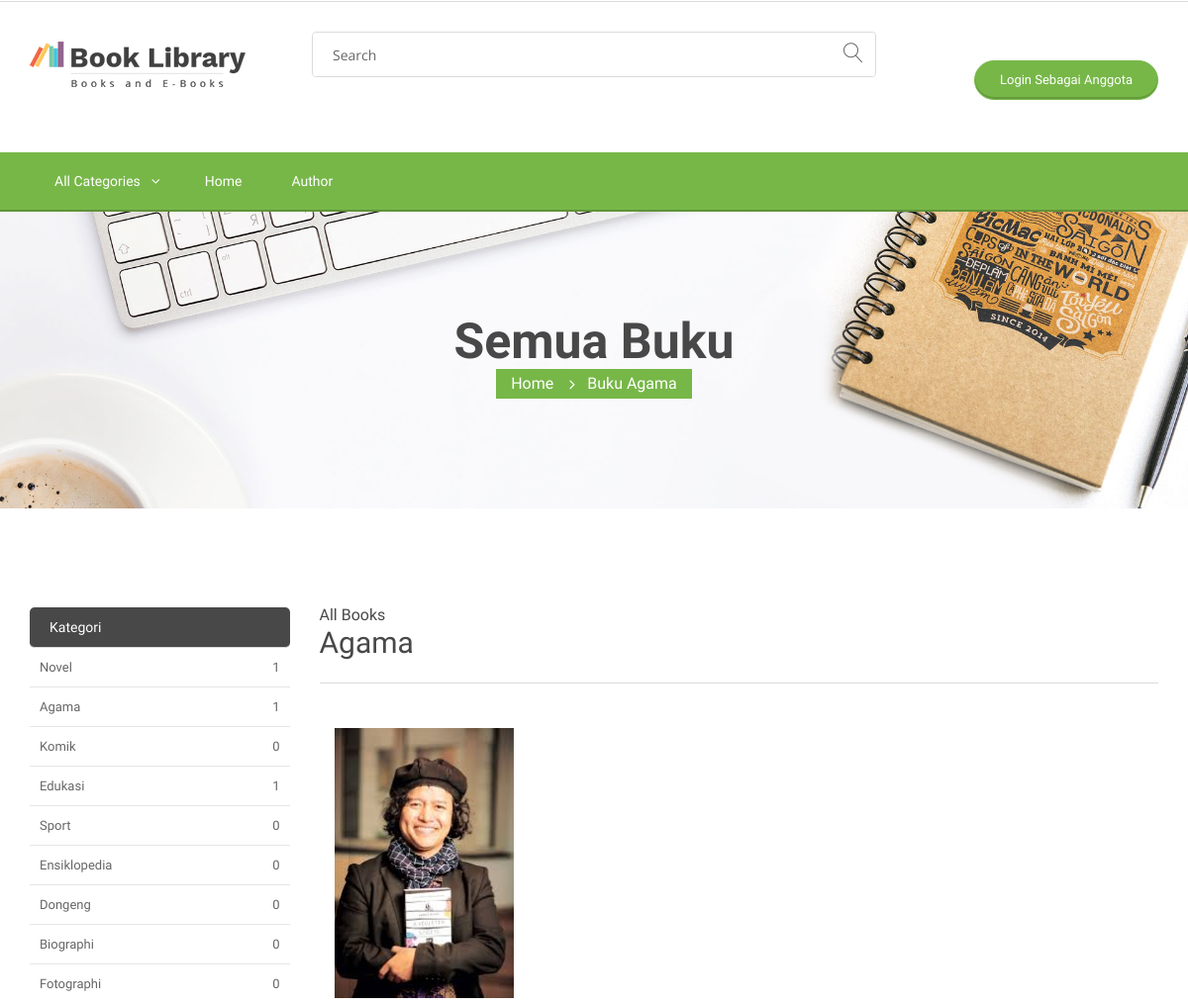
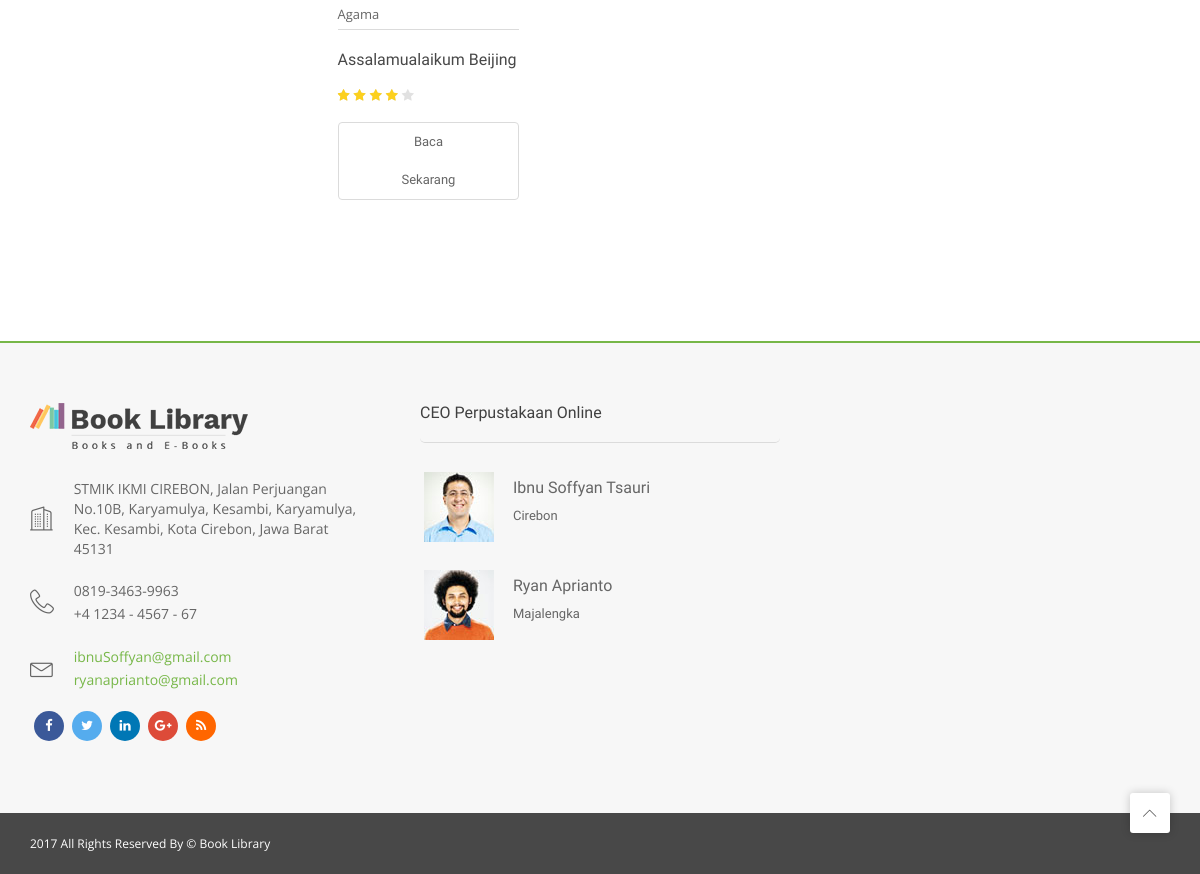
Page /index.php/agama on the committed database (2 pictures, top to bottom).
### tables this page shows
CREATE TABLE `buku` (
  `id_buku` int(20) NOT NULL,
  `judul_buku` varchar(50) NOT NULL,
  `id_pengarang` int(11) NOT NULL,
  `rilis` date NOT NULL,
  `sinopsis` text NOT NULL,
  `kategori` varchar(50) NOT NULL,
  `link` varchar(200) NOT NULL,
  `foto` varchar(100) NOT NULL
);

### application/controllers/agama.php (called while the page is built)
<?php
class Agama extends CI_Controller
{
	public function index()
	{
		$data['total_buku_novel'] 			= $this->model_buku->hitung_buku_novel();
		$data['total_buku_agama'] 			= $this->model_buku->hitung_buku_agama();
		$data['total_buku_komik'] 			= $this->model_buku->hitung_buku_komik();
		$data['total_buku_edukasi'] 		= $this->model_buku->hitung_buku_edukasi();
		$data['total_buku_sport'] 			= $this->model_buku->hitung_buku_sport();
		$data['total_buku_ensiklopedia'] 	= $this->model_buku->hitung_buku_ensiklopedia();
		$data['total_buku_dongeng'] 		= $this->model_buku->hitung_buku_dongeng();
		$data['total_buku_biographi'] 		= $this->model_buku->hitung_buku_biographi();
		$data['total_buku_fotographi'] 		= $this->model_buku->hitung_buku_fotographi();
		$data['total_buku'] 				= $this->model_buku->hitung_buku();
		$data['total_anggota'] 				= $this->model_buku->hitung_anggota();
		$data['total_pengarang'] 			= $this->model_buku->hitung_pengarang();
		$data['total_request'] 				= $this->model_buku->hitung_request();
		$data['pengarang'] 					= $this->model_buku->tampil_data_pengarang()->result();
		$data['buku'] 						= $this->model_buku->tampil_data_all_buku_agama()->result();
		$this->load->view('templates/header');
		$this->load->view('templates/sidebar');
		$this->load->view('agama', $data);
		$this->load->view('templates/footer');
	}
}

### index.php (called while the page is built, shortened)
<?php
require_once BASEPATH.'core/CodeIgniter.php';

### application/models/model_buku.php (called while the page is built, shortened)
<?php
class Model_buku extends CI_Model{
    public function tampil_data_all_buku_agama()
    {
     $this->db->select('*');
        $this->db->from('buku');
        $this->db->join('pengarang','pengarang.id_pengarang=buku.id_pengarang');
        $this->db->where("kategori", "Agama");
        return $this->db->get();
    }
}

### application/views/agama.php (the view, shortened to what this page needs)
		<div class="tg-innerbanner tg-haslayout tg-parallax tg-bginnerbanner" data-z-index="-100" data-appear-top-offset="600" data-parallax="scroll" data-image-src="<?php base_url() ?>assets/images/parallax/bgparallax-07.jpg">
			<div class="container">
				<div class="row">
					<div class="col-xs-12 col-sm-12 col-md-12 col-lg-12">
						<div class="tg-innerbannercontent">
							<h1>Semua Buku</h1>
							<ol class="tg-breadcrumb">
								<li><a href="javascript:void(0);">home</a></li>
								<li class="tg-active">Buku Agama</li>
							</ol>
						</div>
					</div>
				</div>
			</div>
		</div>
		<main id="tg-main" class="tg-main tg-haslayout">
			<div class="tg-sectionspace tg-haslayout">
				<div class="container">
					<div class="row">
						<div id="tg-twocolumns" class="tg-twocolumns">
							<div class="col-xs-12 col-sm-8 col-md-8 col-lg-9 pull-right">
								<div id="tg-content" class="tg-content">
									<div class="tg-products">
										<div class="tg-sectionhead">
											<h2><span>All Books</span>Agama</h2>
										</div>
										<div class="tg-productgrid">
											<?php foreach ($buku as $bk) : ?>
											<div class="col-xs-6 col-sm-6 col-md-4 col-lg-3">
												<div class="tg-postbook">
													<figure class="tg-featureimg">
														<div class="tg-bookimg">
															<div class="tg-frontcover"><img src="<?php echo base_url().'assets/images/books/'.$bk->foto ?>" alt="image description"></div>
															<div class="tg-backcover"><img src="<?php echo base_url().'assets/images/books/'.$bk->foto ?>" alt="image description"></div>
														</div>
													</figure>
													<div class="tg-postbookcontent">
														<ul class="tg-bookscategories">
															<li><a href="javascript:void(0);"><?= $bk->kategori ?></a></li>
														</ul>
														<div class="tg-booktitle">
															<h3><a href="javascript:void(0);"><?= $bk->judul_buku ?></a></h3>
														</div>
														<span class="tg-stars"><span></span></span>
														<a href="<?= $bk->link  ?>" class="tg-btn tg-books" target="_blank">Baca Sekarang</a>
													</div>
												</div>
											</div>
<?php endforeach; ?>
										</div>
									</div>
								</div>
							</div>
							<div class="col-xs-12 col-sm-4 col-md-4 col-lg-3 pull-left">
								<aside id="tg-sidebar" class="tg-sidebar">
									<div class="tg-widget tg-catagories">
										<div class="tg-widgettitle">
											<h3>Kategori</h3>
										</div>
										<div class="tg-widgetcontent">
											<ul>
												<li><a href="<?php base_url() ?>novel"><span>Novel</span><em><?php echo $total_buku_novel ?></em></a></li>
												<li><a href="<?php base_url() ?>agama"><span>Agama</span><em><?php echo $total_buku_agama ?></em></a></li>
												<li><a href="<?php base_url() ?>komik"><span>Komik</span><em><?php echo $total_buku_komik ?></em></a></li>
												<li><a href="<?php base_url() ?>edukasi"><span>Edukasi</span><em><?php echo $total_buku_edukasi ?></em></a></li>
												<li><a href="<?php base_url() ?>sport"><span>Sport</span><em><?php echo $total_buku_sport ?></em></a></li>
												<li><a href="<?php base_url() ?>ensiklopedia"><span>Ensiklopedia</span><em><?php echo $total_buku_ensiklopedia ?></em></a></li>
												<li><a href="<?php base_url() ?>dongeng"><span>Dongeng</span><em><?php echo $total_buku_dongeng ?></em></a></li>
												<li><a href="<?php base_url() ?>biographi"><span>Biographi</span><em><?php echo $total_buku_biographi ?></em></a></li>
												<li><a href="<?php base_url() ?>fotographi"><span>Fotographi</span><em><?php echo $total_buku_fotographi ?></em></a></li>
											</ul>
										</div>
									</div>
								</aside>
							</div>
						</div>
					</div>
				</div>
			</div>
		</main>

### assets/css/transitions.css (style rules this page uses)
*:after, *:before, p a, a, button.tg-btn, .tg-socialicons li a, .tg-roundicontext, .tg-roundicontext .tg-usericonholder, .tg-themedropdownmenu, .sub-menu, .mega-menu, .tg-themetabnav li a, .tg-themetabcontent, .tg-featureimg, .tg-bookimg, .tg-backcover, .owl-prev, .owl-next, .tg-postbook, .tg-author figure, .tg-author figure a, .tg-author figure a img, .tg-post figure, .tg-post figure a, .tg-post figure a img, textarea, .tg-widget ul li figure, .tg-widgetinstagram ul li figure, .tg-widgetinstagram ul li figure figcaption, .tg-quantityholder .minus, .tg-quantityholder .plus, .tg-alsoavailable figure figcaption ul li span, .tg-prevpost figure, .tg-nextpost figure, .tg-comments li .tg-authorbox, .tg-comments li .tg-authorbox .tg-bottomarrow, .tg-bookimg, .tg-hovercontent .tg-description { -webkit-transition: all 300ms ease-in-out; -moz-transition: all 300ms ease-in-out; -ms-transition: all 300ms ease-in-out; -o-transition: all 300ms ease-in-out; transition: all 300ms ease-in-out; }

### assets/css/color.css (style rules this page uses)
.tg-btn:hover, .tg-btn.tg-active, .tg-navigationarea, .owl-prev:hover, .owl-next:hover, .tg-testimonial figure:before, .tg-headervtwo .tg-formsearch fieldset button, .tg-homeslidervtwo .tg-slidercontent .tg-btns .tg-btn:hover, .tg-homeslidervtwo .tg-slidercontent .tg-btns .tg-btn.tg-active, .tg-breadcrumb, #seconds, .tg-quantityholder .minus:hover, .tg-quantityholder .plus:hover, .tg-themetabs li a:before, .tg-tag:hover, .tg-btnreply:hover { background:#77b748; }

### rows in the picture
buku: foto (picture), kategori "Agama", judul_buku "Assalamualaikum Beijing"

### other values in the picture
$total_buku_novel "1"
$total_buku_agama "1"
$total_buku_komik "0"
$total_buku_edukasi "1"
$total_buku_sport "0"
$total_buku_ensiklopedia "0"
$total_buku_dongeng "0"
$total_buku_biographi "0"
$total_buku_fotographi "0"
